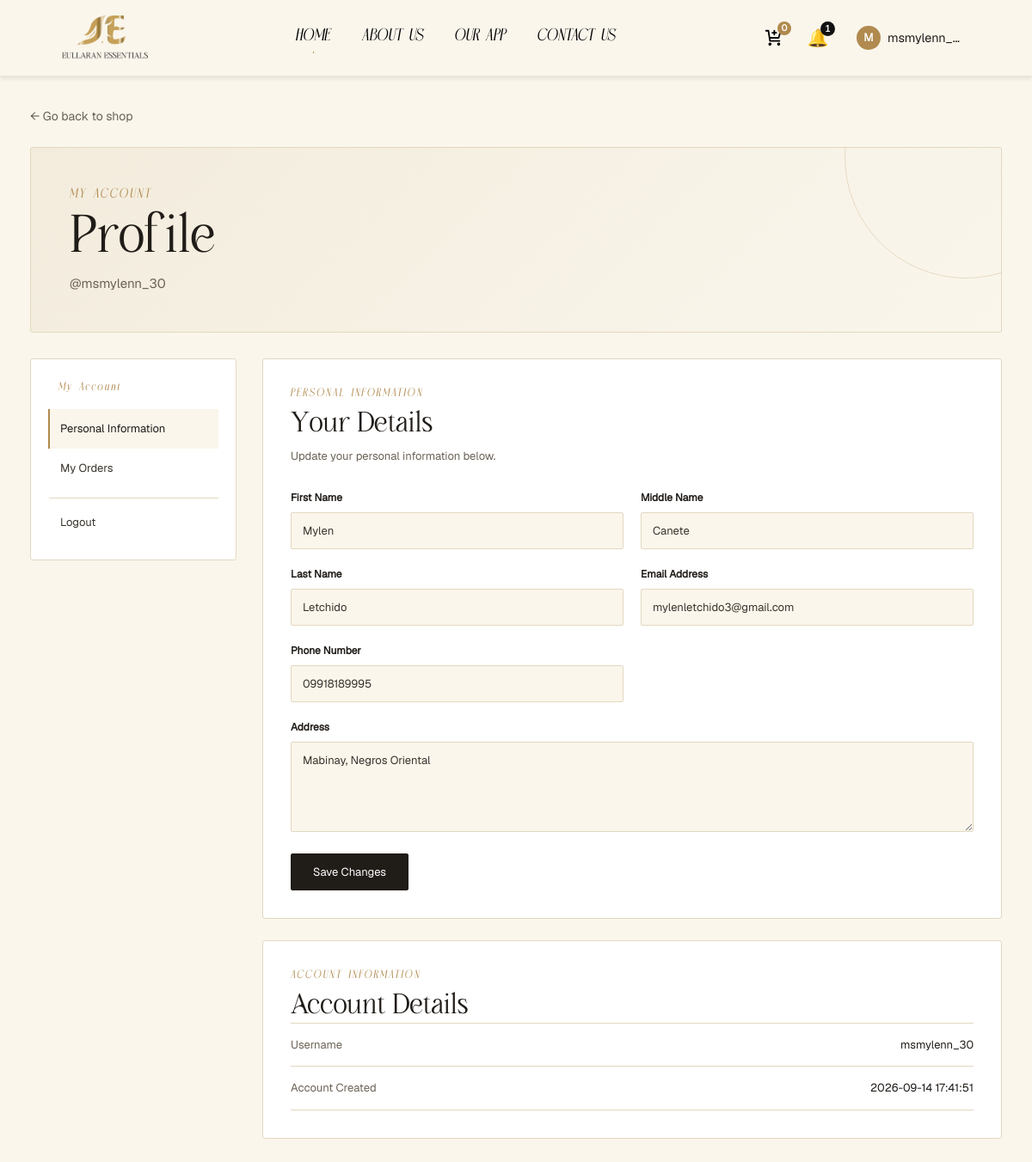
Page /profile.php (signed in) on the committed database.
### tables this page shows
CREATE TABLE `users` (
  `id` int(255) NOT NULL,
  `username` varchar(50) NOT NULL,
  `first_name` varchar(50) NOT NULL,
  `middle_name` varchar(50) DEFAULT NULL,
  `last_name` varchar(50) NOT NULL,
  `email` varchar(150) NOT NULL,
  `address` varchar(255) NOT NULL,
  `password` varchar(255) NOT NULL,
  `phone` varchar(20) NOT NULL,
  `created_at` timestamp NOT NULL DEFAULT current_timestamp(),
  `profile_pic` varchar(255) DEFAULT NULL,
  `is_admin` tinyint(1) NOT NULL DEFAULT 0
);

### cart_functions.php (called while the page is built, shortened)
<?php
require_once './database/config.php';
function je_is_logged_in(): bool
{
    return !empty($_SESSION['logged_in']);
}
function je_current_user(): ?array
{
    global $conn;
    $user_id = $_SESSION['user_id'] ?? null;
    $stmt = $conn->prepare("
        SELECT
            id,
            username,
            first_name,
            middle_name,
            last_name,
            email,
            phone,
            address,
            is_admin,
            created_at
        FROM users
        WHERE id = ?
        LIMIT 1
    ");
    $stmt->bind_param("i", $user_id);
    $stmt->execute();
    $result = $stmt->get_result();
    $user = $result->fetch_assoc();
    return $user ?: null;
}
function je_get_unread_notification_count(int $user_id): int
{
    global $conn;
    $stmt = $conn->prepare("
        SELECT COUNT(*) AS total
        FROM notifications
        WHERE user_id = ?
        AND is_read = 0
    ");
    $stmt->bind_param("i", $user_id);
    $stmt->execute();
    $result = $stmt->get_result();
    $row = $result->fetch_assoc();
    return (int)($row['total'] ?? 0);
}

### profile.php (the view, shortened to what this page needs)
<?php
require_once 'cart_functions.php';
require_once './database/config.php';
$user = je_current_user();
$stmt = $conn->prepare("SELECT * FROM users WHERE id = ?");
$stmt->bind_param("i", $user['id']);
$stmt->execute();
$profile = $stmt->get_result()->fetch_assoc();
function e($value): string {
    return htmlspecialchars((string) $value, ENT_QUOTES, 'UTF-8');
}
?>
<!DOCTYPE html>
<html lang="en">
<head>
    <link rel="stylesheet" href="./shop_css/shop.css">
    <link rel="stylesheet" href="./profile_css/profile.css">
</head>
<body>
<?php require 'nav.php'; ?>
<main class="profile-page">
    <a href="shop.php" class="profile-back">&larr; Go back to shop</a>
    <section class="profile-header">
        <div>
            <p class="profile-eyebrow">MY ACCOUNT</p>
            <h1>Profile</h1>
            <p class="profile-username">@<?= e($profile['username']) ?></p>
        </div>
    </section>
    <div class="profile-dashboard">
        <aside class="profile-sidebar">
            <p class="profile-sidebar-title">My Account</p>
            <a href="profile.php" class="profile-menu-link active">Personal Information</a>
            <a href="dashboard.php" class="profile-menu-link">My Orders</a>
            <a href="logout.php" class="profile-menu-link profile-logout">Logout</a>
        </aside>
        <section class="profile-content">
            <div class="profile-card">
                <p class="profile-section-label">PERSONAL INFORMATION</p>
                <h2>Your Details</h2>
                <p class="profile-description">Update your personal information below.</p>
                <form method="POST" action="profile.php">
                    <div class="profile-form-grid">
                        <div class="profile-form-group">
                            <label for="first_name">First Name</label>
                            <input type="text" id="first_name" name="first_name" value="<?= e($profile['first_name']) ?>" required>
                        </div>
                        <div class="profile-form-group">
                            <label for="middle_name">Middle Name</label>
                            <input type="text" id="middle_name" name="middle_name" value="<?= e($profile['middle_name']) ?>">
                        </div>
                        <div class="profile-form-group">
                            <label for="last_name">Last Name</label>
                            <input type="text" id="last_name" name="last_name" value="<?= e($profile['last_name']) ?>" required>
                        </div>
                        <div class="profile-form-group">
                            <label for="email">Email Address</label>
                            <input type="email" id="email" name="email" value="<?= e($profile['email']) ?>" required>
                        </div>
                        <div class="profile-form-group">
                            <label for="phone">Phone Number</label>
                            <input type="text" id="phone" name="phone" value="<?= e($profile['phone']) ?>" required>
                        </div>
                        <div class="profile-form-group profile-full-width">
                            <label for="address">Address</label>
                            <textarea id="address" name="address" rows="3" required><?= e($profile['address']) ?></textarea>
                        </div>
                    </div>
                    <button type="submit" class="profile-save-btn">Save Changes</button>
                </form>
            </div>
            <div class="profile-card">
                <p class="profile-section-label">ACCOUNT INFORMATION</p>
                <h2>Account Details</h2>
                <div class="account-details">
                    <div class="account-detail">
                        <span>Username</span>
                        <strong><?= e($profile['username']) ?></strong>
                    </div>
                    <div class="account-detail">
                        <span>Account Created</span>
                        <strong><?= e($profile['created_at']) ?></strong>
                    </div>
                </div>
            </div>
        </section>
    </div>
</main>
</body>
</html>

### nav.php (shortened to what this page needs)
<?php
require_once 'cart_functions.php';
$je_user = je_current_user();
$je_cart_count = 0;
$je_unread_notifications = 0;
if ($je_user) {
    $je_unread_notifications = je_get_unread_notification_count((int)$je_user['id']);
}
?>
<!DOCTYPE html>
<html lang="en">
<head>
    <link rel="stylesheet" href="/shop_css/shop.css">
</head>
<body>
    <header class="site-nav">
    <div class="site-nav-inner">
        <a href="index.php" class="logo">
          <img src="images/je_logo.svg" alt="">
        </a>
        <nav class="main-nav" id="mainNav">
            <ul>
                <li><a href="index.php#top">HOME</a></li>
                <li><a href="index.php#about">ABOUT US</a></li>
                <li><a href="index.php#app">OUR APP</a></li>
                <li><a href="index.php#app">CONTACT US</a></li>
            </ul>
        </nav>
        <div class="shop-cart-nav">
            <a href="#" class="cart-btn" id="cartTrigger" aria-label="View cart">
                <img src="./images/cart-plus-svgrepo-com.svg" alt="">
                <span class="cart-count" id="cartCount"><?= (int)$je_cart_count ?></span>
            </a>
                <?php if ($je_user): ?>
    <div class="notification-nav" id="notificationNav">
        <button
            type="button"
            class="notification-btn"
            id="notificationTrigger"
            aria-label="Notifications"
            aria-expanded="false"
        >
            <span class="notification-icon">🔔</span>
            <?php if ($je_unread_notifications > 0): ?>
                <span class="notification-count"><?= $je_unread_notifications ?></span>
            <?php endif; ?>
        </button>
    </div>
<?php endif; ?>
            <?php if ($je_user): ?>
                <div class="profile-nav" id="profileNav">
                    <button class="profile-btn" id="profileTrigger" aria-haspopup="true" aria-expanded="false">
                        <span class="profile-avatar"><?= htmlspecialchars(strtoupper(substr($je_user['username'], 0, 1))) ?></span>
                        <span class="profile-name"><?= htmlspecialchars($je_user['username']) ?></span>
                    </button>
                </div>
            <?php else: ?>
                <a href="login.php?redirect=<?= urlencode(basename($_SERVER['PHP_SELF'])) ?>" class="account-link">LOG IN</a>
            <?php endif; ?>
        </div>
    </div>
</header>
</body>
</html>

### shop_css/shop.css (style rules this page uses)
:root { --color-black: black; --color-cream: #F3ECDD; --color-cream-light: #FAF6EC; --color-charcoal: #201C18; --color-charcoal-2: #2B2620; --color-gold: #B08A4E; --color-gold-light: #C9A96A; --color-ink: #3A342C; --color-ink-soft: #6B6255; --color-white: #FFFFFF; --color-border: #E3D8C0; --color-gradient: linear-gradient(90deg, rgb(197, 160, 89) 9%, rgb(236, 230, 217) 33%, rgb(197, 160, 89) 64%, rgb(140, 109, 52) 93%, rgb(197, 160, 89) 100%); --font-heading: GC Saphone Demo, Georgia, serif; --font-accent: Swantime; --font-body: Geist, Arial, sans-serif; }
* { margin: 0; padding: 0; box-sizing: border-box; }
body { font-family: var(--font-body); color: black; background: var(--color-cream-light); line-height: 1.5; }
h1, h2, h3 { font-family: var(--font-heading); color: var(--color-charcoal); line-height: 1.15; }
a { color: black; }
.site-nav { width: 100%; box-shadow: 0 4px 4px rgba(0, 0, 0, 0.08); position: sticky; top: 0; background: var(--color-cream-light); z-index: 50; }
.site-nav .site-nav-inner { display: flex; justify-content: space-between; align-items: center; padding: 1.1em 6%; gap: 24px; }
.logo { font-family: var(--font-heading); font-size: 1.3rem; text-decoration: none; color: var(--color-charcoal); flex-shrink: 0; }
.logo img { width: 100px; display: block; }
.main-nav ul { display: flex; gap: 8px; }
.main-nav li { list-style: none; }
.main-nav a { position: relative; display: inline-block; text-decoration: none; margin: 0 14px; font-size: 1.1rem; transition: color 0.2s ease; font-family: var(--font-accent); color: black; }
.main-nav a::after { content: ""; position: absolute; left: 50%; right: 50%; bottom: -4px; height: 2px; background: var(--color-gold); transition: left 0.2s ease-out, right 0.2s ease-out; }
.shop-cart-nav { display: flex; align-items: center; gap: 20px; flex-shrink: 0; }
.cart-btn { position: relative; display: inline-flex; align-items: center; justify-content: center; text-decoration: none; width: 22px; height: 22px; }
.cart-btn img { width: 100%; height: 100%; -o-object-fit: contain; object-fit: contain; display: block; }
.cart-count { position: absolute; top: -8px; right: -10px; display: inline-flex; justify-content: center; align-items: center; min-width: 16px; height: 16px; padding: 0 4px; border-radius: 50%; background: var(--color-gold); color: var(--color-white); font-size: 0.65rem; font-weight: 600; line-height: 1; }
.profile-nav { position: relative; }
.profile-btn { display: flex; align-items: center; gap: 8px; background: none; border: none; cursor: pointer; padding: 4px 6px 4px 4px; border-radius: 100px; font-family: var(--font-body); }
.profile-avatar { display: inline-flex; align-items: center; justify-content: center; width: 28px; height: 28px; border-radius: 50%; background: var(--color-gold); color: var(--color-white); font-size: 0.8rem; font-weight: 700; }
.profile-name { font-size: 0.9rem; color: var(--color-charcoal); max-width: 90px; overflow: hidden; text-overflow: ellipsis; white-space: nowrap; }
.profile-back { display: inline-block; margin-bottom: 25px; color: var(--color-ink-soft); text-decoration: none; font-size: 14px; transition: color 0.2s ease; }
.notification-nav { position: relative; }
.notification-btn { position: relative; width: 42px; height: 42px; border: 0; background: transparent; cursor: pointer; display: flex; align-items: center; justify-content: center; }
.notification-icon { font-size: 20px; }
.notification-count { position: absolute; top: 2px; right: 1px; min-width: 17px; height: 17px; padding: 0 4px; border-radius: 20px; background: #111; color: #fff; font-size: 10px; font-weight: 700; display: flex; align-items: center; justify-content: center; }

### rows in the picture
users: username "M", username "msmylenn_…", username "msmylenn_30", first_name "Mylen", middle_name "Canete", last_name "Letchido", email "mylenletchido3@gmail.com", phone "09918189995", address "Mabinay, Negros Oriental", created_at "2026-09-14 17:41:51"

### other values in the picture
$je_cart_count "0"
$je_unread_notifications "1"
